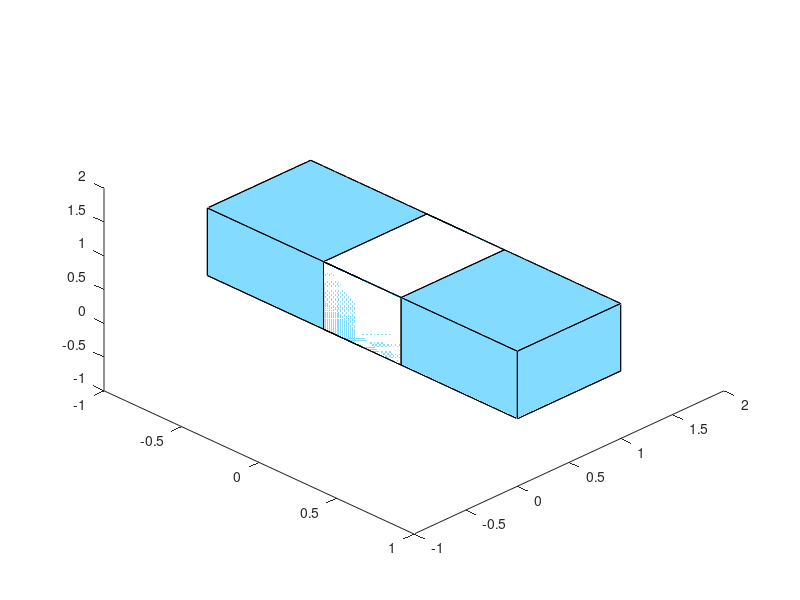

MATLAB code to generate this figure:

close all
figure
%%
LenghtFishBowl   = 2.0;
%%
fac = [1 2 6 5;2 3 7 6;3 4 8 7;4 1 5 8;1 2 3 4;5 6 7 8]; 


vert =[-LenghtFishBowl/2   0 0 ; ...
        LenghtFishBowl/2   0 0 ; ...
        LenghtFishBowl/2   1 0 ; ...
       -LenghtFishBowl/2   1 0 ; ...
       -LenghtFishBowl/2   0 1 ; ...
        LenghtFishBowl/2   0 1 ; ...
        LenghtFishBowl/2   1 1 ; ...
       -LenghtFishBowl/2   1 1 ]; 


ipatch_fishbowl = patch('Vertices',vert,'Faces',fac,'FaceVertexCData',repmat([131/255 219/255 1],6,1),'FaceColor','flat');
%%
InitialLenghtIce = 0.5;

vert =[-InitialLenghtIce/2   0 0 ; ...
        InitialLenghtIce/2   0 0 ; ...
        InitialLenghtIce/2   1 0 ; ...
       -InitialLenghtIce/2   1 0 ; ...
       -InitialLenghtIce/2   0 1 ; ...
        InitialLenghtIce/2   0 1 ; ...
        InitialLenghtIce/2   1 1 ; ...
       -InitialLenghtIce/2   1 1 ]; 
 

ipatch_ice       = patch('Vertices',vert,'Faces',fac,'FaceVertexCData',repmat([1 1 1],6,1),'FaceColor','flat');

 
ylim([-1 2])
zlim([-1 2])
  view(45,45)